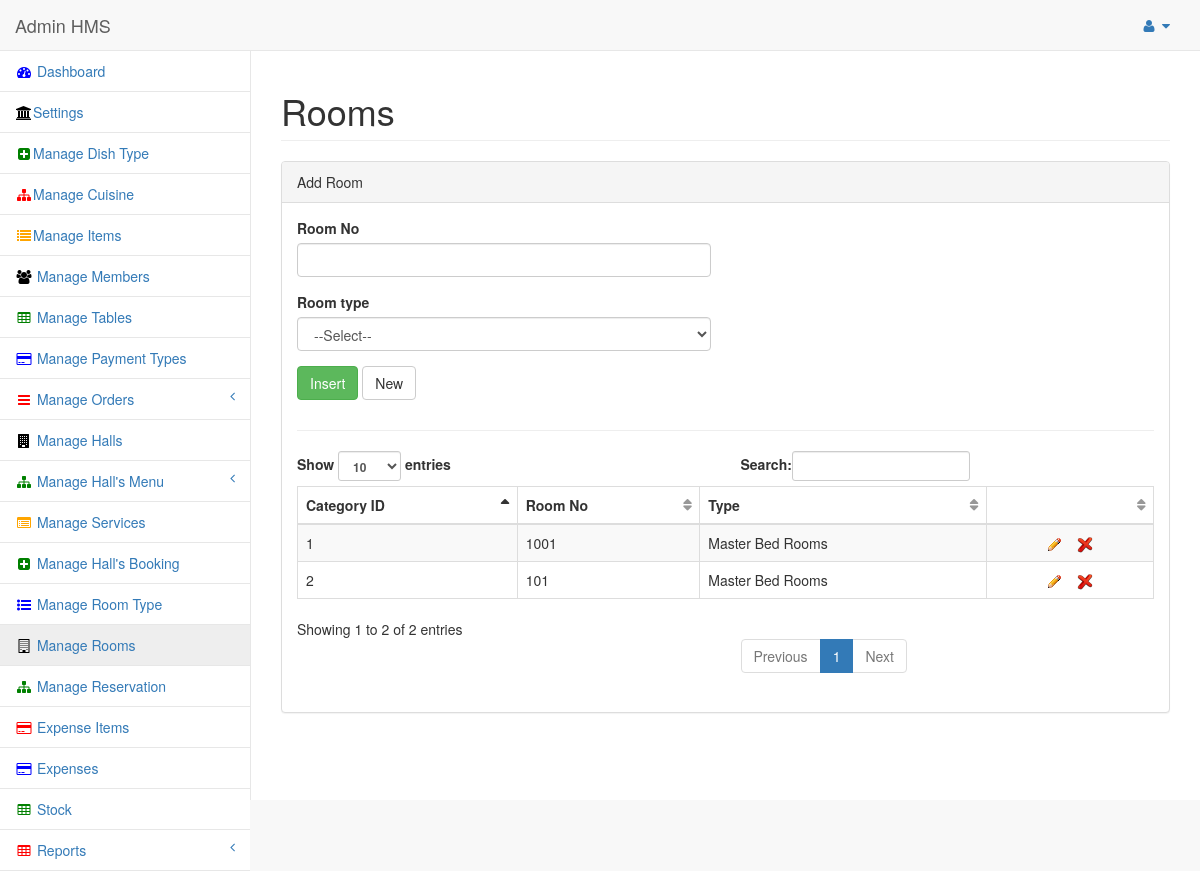
Screenshot of /admin/panel/rooms.php (signed in) with the database file from the repository.
### tables this page shows
CREATE TABLE IF NOT EXISTS `rooms` (
  `rm_id` int(11) NOT NULL AUTO_INCREMENT,
  `room_no` int(11) NOT NULL,
  `rt_id` int(11) NOT NULL,
  `rm_status` int(11) NOT NULL,
  PRIMARY KEY (`rm_id`)
);

CREATE TABLE IF NOT EXISTS `rooms_types` (
  `rt_id` int(11) NOT NULL AUTO_INCREMENT,
  `rt_name` text NOT NULL,
  `rt_status` int(11) NOT NULL,
  PRIMARY KEY (`rt_id`)
);

### functions.php (called while the page is built, shortened)
<?php
function get_title($mode,$text){
switch($mode)
{
case room:	   $sql2 = "select rt_name title from rooms_types where rt_id ='$text'"; break;
}
$result = mysql_query($sql2);
$rows = mysql_fetch_assoc($result);
$title	= $rows["title"];
return $title;
}
?>

### admin/panel/view_rooms.php (the view, shortened to what this page needs)
<?php require_once('../../conn/db.php');
 require_once('../../functions.php'); ?>
                            <div class="dataTable_wrapper">
                                <table class="table table-striped table-bordered table-hover" id="dataTables-example">
                                    <thead>
                                        <tr>
                                            <th>Category ID</th>
                                            <th>Room No</th>
                                            <th>Type</th>
                                            <th width="20%"> </th>
                                        </tr>
                                    </thead>
                                    <tbody>
									                 <?php
				$insertSQL = "SELECT * FROM rooms where rm_status = 0";
				$Result1 = mysql_query($insertSQL, $dbconfig) or die(mysql_error());
				while($row = mysql_fetch_assoc($Result1))
				{
				$rt_id 		 = $row["rt_id"];
				$rm_id 		 = $row["rm_id"];
				$room_no	 = $row["room_no"];
						?>
                                        <tr class="odd gradeX">
                                            <td><?php echo $rm_id; ?></td>
                                            <td><?php echo $room_no; ?></td>
                                            <td><?php echo get_title(room,$rt_id); ?></td>
                                            <td align="center"><a href="rooms.php?rm_id=<?php echo $rm_id; ?>" title="Edit"> <img src="img/edit.gif" alt="HMS" /></a>
											&nbsp;&nbsp;  <a href="#" class="delete_class<?php echo $rm_id; ?>" id="confirm<?php echo $rm_id; ?>" value="<?php echo $rm_id; ?>"  title="Delete" > <img src="img/delete.png" alt="HMS" /></a>
											</td>
                                        </tr>
				<?php } ?>
                                     </tbody>
                                </table>
                            </div>

### rows the page displays
rooms: rm_id "1", room_no "1001", rt.rt_name "Master Bed Rooms"
rooms: rm_id "2", room_no "101", rt.rt_name "Master Bed Rooms"
